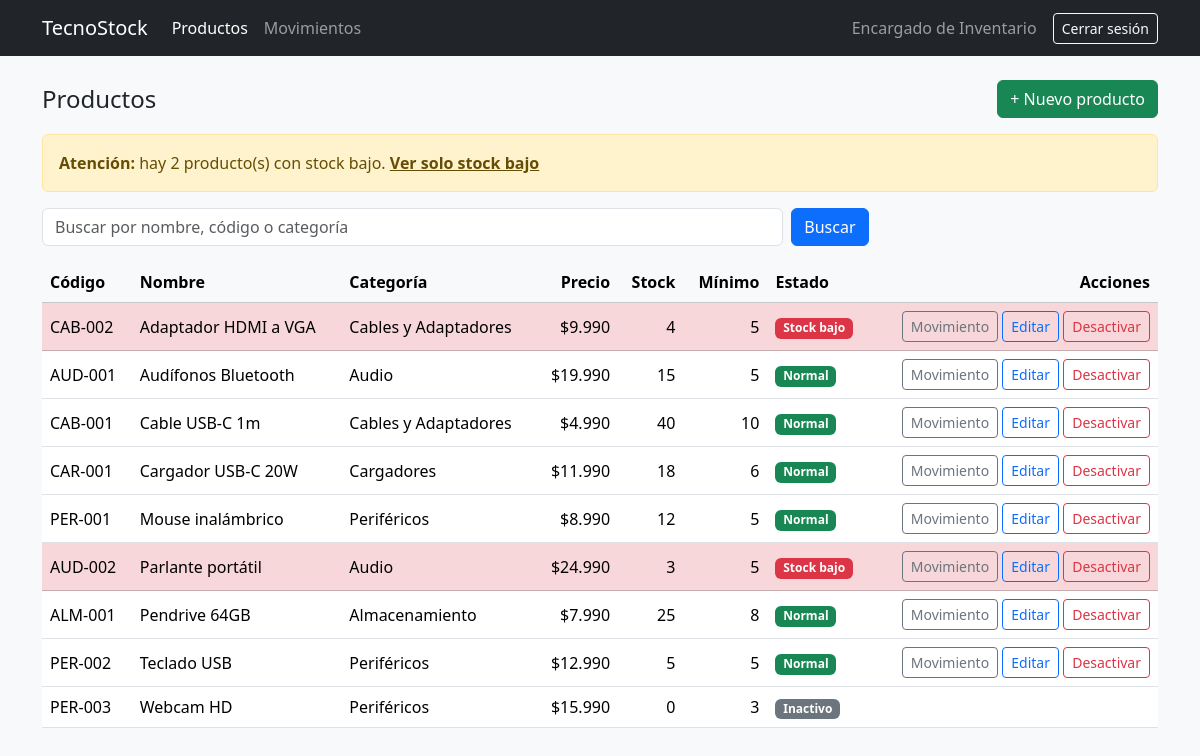
/productos/index.php (signed in), run on the app's committed database.
### tables this page shows
CREATE TABLE productos (
  id_producto  INT AUTO_INCREMENT PRIMARY KEY,
  codigo       VARCHAR(30)   NOT NULL UNIQUE,
  nombre       VARCHAR(120)  NOT NULL,
  descripcion  TEXT          NULL,
  precio       DECIMAL(10,2) NOT NULL,
  stock_actual INT           NOT NULL DEFAULT 0,
  stock_minimo INT           NOT NULL DEFAULT 0,
  estado       TINYINT(1)    NOT NULL DEFAULT 1,
  id_categoria INT           NOT NULL,
  CONSTRAINT chk_precio       CHECK (precio >= 0),
  CONSTRAINT chk_stock_actual CHECK (stock_actual >= 0),
  CONSTRAINT chk_stock_minimo CHECK (stock_minimo >= 0),
  CONSTRAINT fk_producto_categoria
    FOREIGN KEY (id_categoria) REFERENCES categorias(id_categoria)
    ON DELETE RESTRICT ON UPDATE CASCADE
);

CREATE TABLE categorias (
  id_categoria INT AUTO_INCREMENT PRIMARY KEY,
  nombre       VARCHAR(60)  NOT NULL UNIQUE,
  descripcion  VARCHAR(255) NULL,
  estado       TINYINT(1)   NOT NULL DEFAULT 1
);

### productos/index.php (the view, shortened to what this page needs)
<?php
require __DIR__ . '/../config/conexion.php';
require __DIR__ . '/../includes/header.php';
$busqueda = trim($_GET['q'] ?? '');
$soloBajo = ($_GET['bajo'] ?? '') === '1';
$sql = 'SELECT p.id_producto, p.codigo, p.nombre, p.precio,
               p.stock_actual, p.stock_minimo, p.estado,
               c.nombre AS categoria
          FROM productos p
         INNER JOIN categorias c ON c.id_categoria = p.id_categoria';
$params = [];
$sql .= ' ORDER BY p.estado DESC, p.nombre ASC';
$stmt = $pdo->prepare($sql);
$stmt->execute($params);
$productos = $stmt->fetchAll();
$bajoStock = (int) $pdo->query(
    'SELECT COUNT(*) FROM productos WHERE estado = 1 AND stock_actual < stock_minimo'
)->fetchColumn();
?>
<div class="d-flex justify-content-between align-items-center mb-3">
  <h1 class="h4 mb-0">Productos</h1>
  <a href="crear.php" class="btn btn-success">+ Nuevo producto</a>
</div>
<?php if ($bajoStock > 0): ?>
  <div class="alert alert-warning" role="alert">
    <strong>Atención:</strong> hay <?= $bajoStock ?> producto(s) con stock bajo.
    <?php if ($soloBajo): ?>
      <a href="index.php" class="alert-link">Ver todos</a>
    <?php else: ?>
      <a href="index.php?bajo=1" class="alert-link">Ver solo stock bajo</a>
    <?php endif; ?>
  </div>
<?php endif; ?>
<form class="row g-2 mb-3" method="get" action="index.php">
  <div class="col-12 col-md-8">
    <input type="search" class="form-control" name="q"
           placeholder="Buscar por nombre, código o categoría"
           value="<?= htmlspecialchars($busqueda) ?>">
  </div>
  <div class="col-12 col-md-4 d-flex gap-2">
    <button class="btn btn-primary" type="submit">Buscar</button>
  </div>
</form>
<div class="table-responsive">
  <table class="table table-hover align-middle bg-white">
    <thead class="table-light">
      <tr>
        <th>Código</th>
        <th>Nombre</th>
        <th>Categoría</th>
        <th class="text-end">Precio</th>
        <th class="text-end">Stock</th>
        <th class="text-end">Mínimo</th>
        <th>Estado</th>
        <th class="text-end">Acciones</th>
      </tr>
    </thead>
    <tbody>
    <?php foreach ($productos as $p):
        $activo = (int) $p['estado'] === 1;
        $stockBajo = $activo && $p['stock_actual'] < $p['stock_minimo'];
    ?>
      <tr class="<?= $stockBajo ? 'table-danger' : '' ?> <?= $activo ? '' : 'text-muted' ?>">
        <td><?= htmlspecialchars($p['codigo']) ?></td>
        <td><?= htmlspecialchars($p['nombre']) ?></td>
        <td><?= htmlspecialchars($p['categoria']) ?></td>
        <td class="text-end">$<?= number_format($p['precio'], 0, ',', '.') ?></td>
        <td class="text-end"><?= (int) $p['stock_actual'] ?></td>
        <td class="text-end"><?= (int) $p['stock_minimo'] ?></td>
        <td>
          <?php if (!$activo): ?>
            <span class="badge text-bg-secondary">Inactivo</span>
          <?php elseif ($stockBajo): ?>
            <span class="badge text-bg-danger">Stock bajo</span>
          <?php else: ?>
            <span class="badge text-bg-success">Normal</span>
          <?php endif; ?>
        </td>
        <td class="text-end">
          <?php if ($activo): ?>
            <a href="../movimientos/registrar.php?id=<?= (int) $p['id_producto'] ?>"
               class="btn btn-sm btn-outline-secondary">Movimiento</a>
            <a href="editar.php?id=<?= (int) $p['id_producto'] ?>"
               class="btn btn-sm btn-outline-primary">Editar</a>
            <form method="post" action="desactivar.php" class="d-inline"
                  onsubmit="return confirm('¿Desactivar este producto? Dejará de comercializarse.');">
              <button type="submit" class="btn btn-sm btn-outline-danger">Desactivar</button>
            </form>
          <?php endif; ?>
        </td>
      </tr>
    <?php endforeach; ?>
    </tbody>
  </table>
</div>
<?php require __DIR__ . '/../includes/footer.php'; ?>

### includes/header.php (shortened to what this page needs)
<!DOCTYPE html>
<html lang="es">
<head>
  <link href="https://cdn.jsdelivr.net/npm/bootstrap@5.3.3/dist/css/bootstrap.min.css" rel="stylesheet">
</head>
<body class="bg-light">
<nav class="navbar navbar-expand-md navbar-dark bg-dark">
  <div class="container">
    <a class="navbar-brand" href="<?= BASE_URL ?>/productos/index.php">TecnoStock</a>
    <div class="collapse navbar-collapse" id="menu">
      <ul class="navbar-nav me-auto">
        <li class="nav-item">
          <a class="nav-link<?= str_contains($_SERVER['SCRIPT_NAME'], '/productos/') ? ' active' : '' ?>"
             href="<?= BASE_URL ?>/productos/index.php">Productos</a>
        </li>
        <li class="nav-item">
          <a class="nav-link<?= str_contains($_SERVER['SCRIPT_NAME'], '/movimientos/') ? ' active' : '' ?>"
             href="<?= BASE_URL ?>/movimientos/index.php">Movimientos</a>
        </li>
      </ul>
      <span class="navbar-text me-3"><?= htmlspecialchars($_SESSION['nombre']) ?></span>
      <a href="<?= BASE_URL ?>/logout.php" class="btn btn-outline-light btn-sm">Cerrar sesión</a>
    </div>
  </div>
</nav>
<main class="container py-4">

### includes/footer.php (shortened to what this page needs)
</main>
</body>
</html>

### data on the page
productos: codigo "CAB-002", nombre "Adaptador HDMI a VGA", id_categoria.nombre "Cables y Adaptadores", precio "9.990", stock_actual "4", stock_minimo "5", estado "Stock bajo"
productos: codigo "AUD-001", nombre "Audífonos Bluetooth", id_categoria.nombre "Audio", precio "19.990", stock_actual "15", stock_minimo "5", estado "Normal"
productos: codigo "CAB-001", nombre "Cable USB-C 1m", id_categoria.nombre "Cables y Adaptadores", precio "4.990", stock_actual "40", stock_minimo "10", estado "Normal"
productos: codigo "CAR-001", nombre "Cargador USB-C 20W", id_categoria.nombre "Cargadores", precio "11.990", stock_actual "18", stock_minimo "6", estado "Normal"
productos: codigo "PER-001", nombre "Mouse inalámbrico", id_categoria.nombre "Periféricos", precio "8.990", stock_actual "12", stock_minimo "5", estado "Normal"
productos: codigo "AUD-002", nombre "Parlante portátil", id_categoria.nombre "Audio", precio "24.990", stock_actual "3", stock_minimo "5", estado "Stock bajo"
productos: codigo "ALM-001", nombre "Pendrive 64GB", id_categoria.nombre "Almacenamiento", precio "7.990", stock_actual "25", stock_minimo "8", estado "Normal"
productos: codigo "PER-002", nombre "Teclado USB", id_categoria.nombre "Periféricos", precio "12.990", stock_actual "5", stock_minimo "5", estado "Normal"
productos: codigo "PER-003", nombre "Webcam HD", id_categoria.nombre "Periféricos", precio "15.990", stock_actual "0", stock_minimo "3", estado "Inactivo"

### other printed values
$_SESSION['nombre'] "Encargado de Inventario"
$bajoStock "2"
